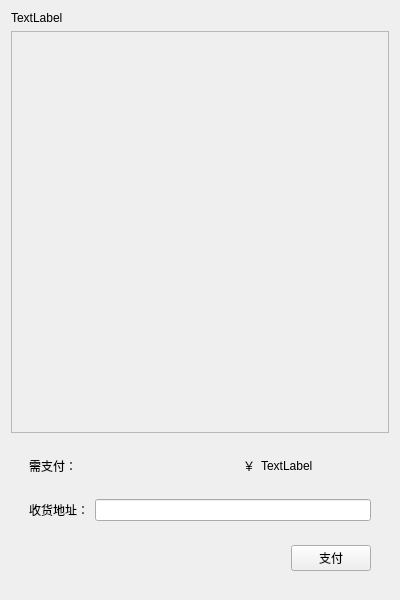
<?xml version="1.0" encoding="UTF-8"?>
<ui version="4.0">
 <class>Order</class>
 <widget class="QWidget" name="Order">
  <property name="geometry">
   <rect>
    <x>0</x>
    <y>0</y>
    <width>400</width>
    <height>600</height>
   </rect>
  </property>
  <property name="windowTitle">
   <string>Form</string>
  </property>
  <layout class="QVBoxLayout" name="verticalLayout_2">
   <item>
    <widget class="QLabel" name="label_timer">
     <property name="text">
      <string>TextLabel</string>
     </property>
    </widget>
   </item>
   <item>
    <widget class="QScrollArea" name="scrollArea">
     <property name="widgetResizable">
      <bool>true</bool>
     </property>
     <widget class="QWidget" name="scrollAreaWidgetContents">
      <property name="geometry">
       <rect>
        <x>0</x>
        <y>0</y>
        <width>380</width>
        <height>389</height>
       </rect>
      </property>
     </widget>
    </widget>
   </item>
   <item>
    <widget class="QWidget" name="widget" native="true">
     <layout class="QVBoxLayout" name="verticalLayout">
      <item>
       <widget class="QWidget" name="widget_2" native="true">
        <layout class="QHBoxLayout" name="horizontalLayout">
         <item>
          <widget class="QLabel" name="label">
           <property name="text">
            <string>需支付：</string>
           </property>
          </widget>
         </item>
         <item>
          <widget class="QLabel" name="label_3">
           <property name="text">
            <string>￥</string>
           </property>
           <property name="alignment">
            <set>Qt::AlignRight|Qt::AlignTrailing|Qt::AlignVCenter</set>
           </property>
          </widget>
         </item>
         <item>
          <widget class="QLabel" name="label_sum">
           <property name="text">
            <string>TextLabel</string>
           </property>
          </widget>
         </item>
        </layout>
       </widget>
      </item>
      <item>
       <widget class="QWidget" name="widget_3" native="true">
        <layout class="QHBoxLayout" name="horizontalLayout_2">
         <item>
          <widget class="QLabel" name="label_2">
           <property name="text">
            <string>收货地址：</string>
           </property>
          </widget>
         </item>
         <item>
          <widget class="QLineEdit" name="lineEdit"/>
         </item>
        </layout>
       </widget>
      </item>
      <item>
       <widget class="QWidget" name="widget_4" native="true">
        <layout class="QHBoxLayout" name="horizontalLayout_3">
         <item>
          <spacer name="horizontalSpacer">
           <property name="orientation">
            <enum>Qt::Horizontal</enum>
           </property>
           <property name="sizeHint" stdset="0">
            <size>
             <width>40</width>
             <height>20</height>
            </size>
           </property>
          </spacer>
         </item>
         <item>
          <widget class="QPushButton" name="btn_trade">
           <property name="text">
            <string>支付</string>
           </property>
          </widget>
         </item>
        </layout>
       </widget>
      </item>
     </layout>
    </widget>
   </item>
  </layout>
 </widget>
 <resources/>
 <connections/>
</ui>
